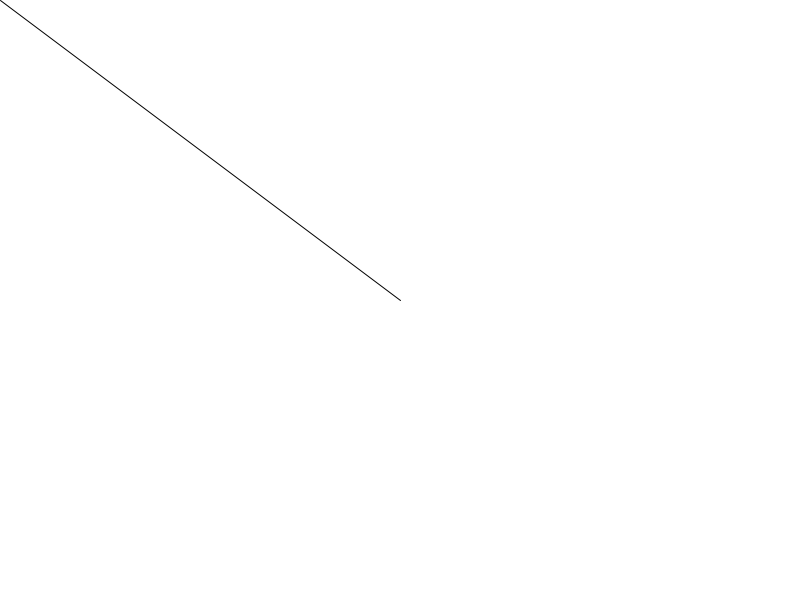
Frame 1 (no input)
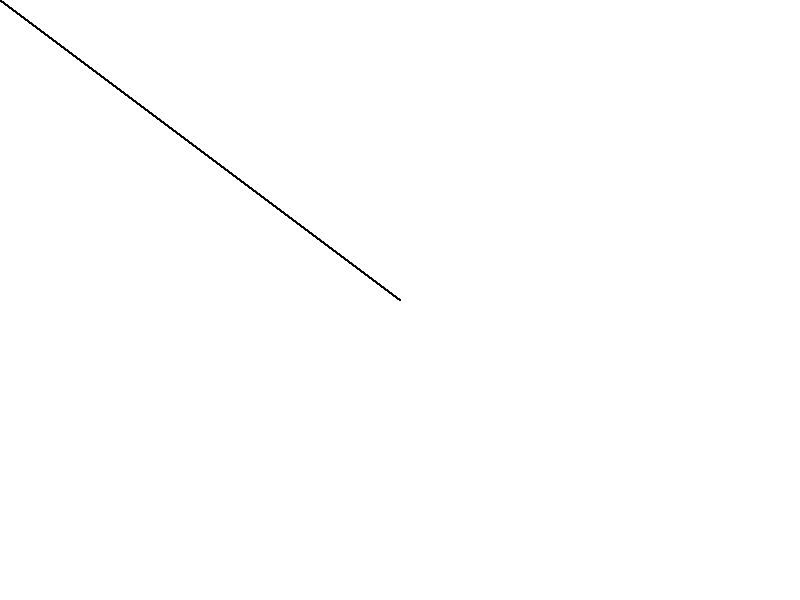
Frame 60 (the mouse pressed at the canvas centre just before this capture)
Frame 120 (the mouse held since frame 60 and released just before this capture): identical to frame 60, image omitted

The Processing sketch that drew these frames (run headless with seeded random() and noise(); from frame 60 on, the mouse is pressed at the canvas centre):

// Processing sketch: sketch_04_essai
// ── sketch_04_essai.pde

void setup() {
  
  size(800,600);
  background(255,255,255);
  
}

void draw(){
  
  line(mouseX, mouseY, 400, 300);
  
}
